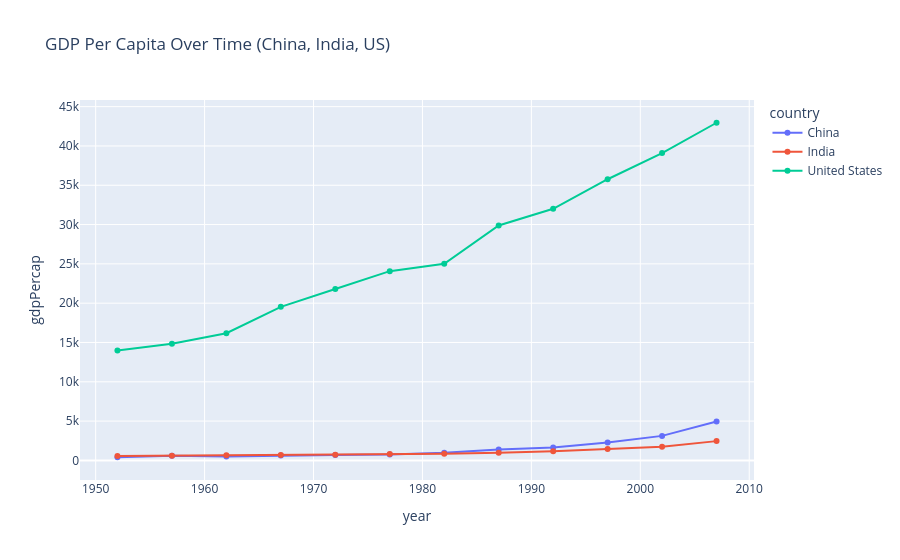

The notebook cell saved with this chart:
### Code cell
# Exercise 3
my_countries = gapminder[gapminder["country"].isin(["China", "India", "United States"])]

fig = px.line(
    my_countries,
    x="year",
    y="gdpPercap",
    color="country",
    markers=True,
    title="GDP Per Capita Over Time (China, India, US)"
)
fig.show()

### Figure 1 — Plotly figure (JSON) as saved in the notebook; plotly's stock layout.template omitted (floating-point values rounded to 4 significant figures)
{"data": [{"hovertemplate": "country=China<br>year=%{x}<br>gdpPercap=%{y}<extra></extra>", "legendgroup": "China", "line": {"color": "#636efa", "dash": "solid"}, "marker": {"symbol": "circle"}, "mode": "lines+markers", "name": "China", "orientation": "v", "showlegend": true, "type": "scatter", "x": [1952, 1957, 1962, 1967, 1972, 1977, 1982, 1987, 1992, 1997, 2002, 2007], "xaxis": "x", "y": [400.4, 576.0, 487.7, 612.7, 676.9, 741.2, 962.4, 1379.0, 1656.0, 2289.0, 3119.0, 4959.0], "yaxis": "y"}, {"hovertemplate": "country=India<br>year=%{x}<br>gdpPercap=%{y}<extra></extra>", "legendgroup": "India", "line": {"color": "#EF553B", "dash": "solid"}, "marker": {"symbol": "circle"}, "mode": "lines+markers", "name": "India", "orientation": "v", "showlegend": true, "type": "scatter", "x": [1952, 1957, 1962, 1967, 1972, 1977, 1982, 1987, 1992, 1997, 2002, 2007], "xaxis": "x", "y": [546.6, 590.1, 658.3, 700.8, 724.0, 813.3, 855.7, 976.5, 1164.0, 1459.0, 1747.0, 2452.0], "yaxis": "y"}, {"hovertemplate": "country=United States<br>year=%{x}<br>gdpPercap=%{y}<extra></extra>", "legendgroup": "United States", "line": {"color": "#00cc96", "dash": "solid"}, "marker": {"symbol": "circle"}, "mode": "lines+markers", "name": "United States", "orientation": "v", "showlegend": true, "type": "scatter", "x": [1952, 1957, 1962, 1967, 1972, 1977, 1982, 1987, 1992, 1997, 2002, 2007], "xaxis": "x", "y": [13990.0, 14850.0, 16170.0, 19530.0, 21810.0, 24070.0, 25010.0, 29880.0, 32000.0, 35770.0, 39100.0, 42950.0], "yaxis": "y"}], "layout": {"legend": {"title": {"text": "country"}, "tracegroupgap": 0}, "title": {"text": "GDP Per Capita Over Time (China, India, US)"}, "xaxis": {"anchor": "y", "domain": [0, 1], "title": {"text": "year"}}, "yaxis": {"anchor": "x", "domain": [0, 1], "title": {"text": "gdpPercap"}}}}
